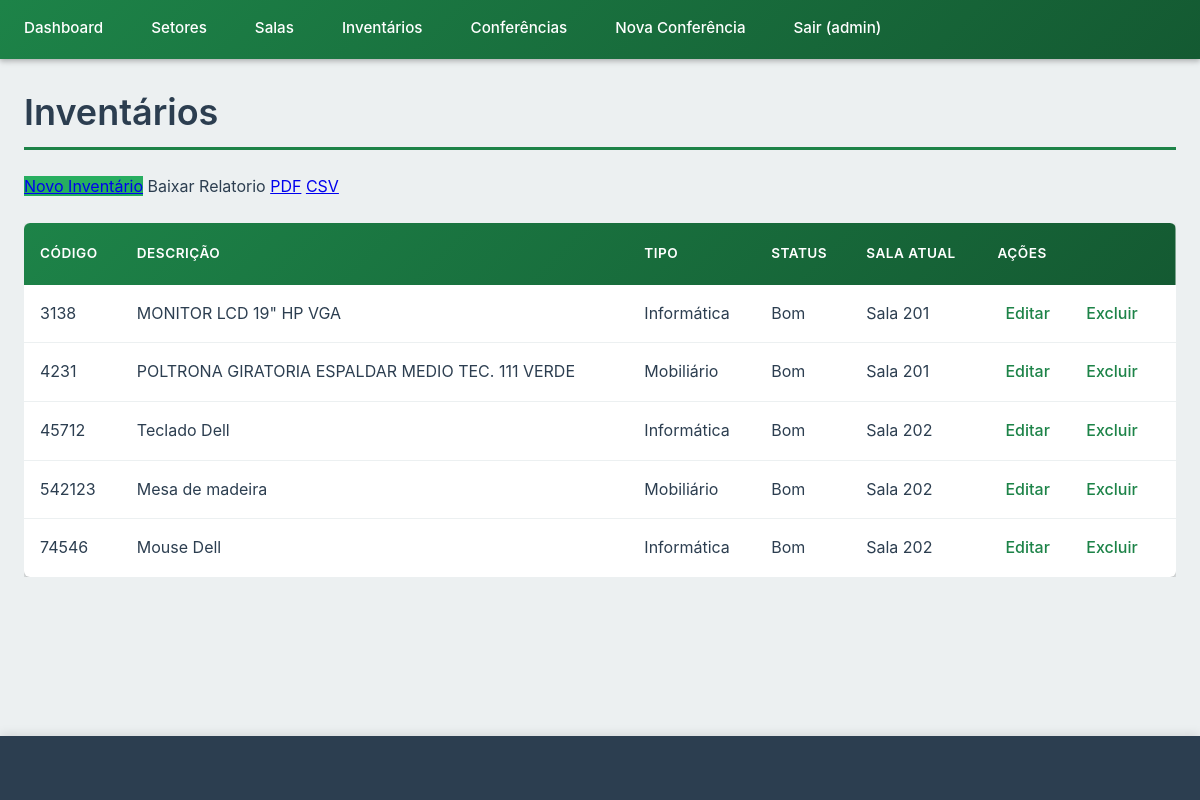
/inventarios/ (signed in), run on the app's committed database.
### meuapp/models.py (models this page shows, shortened)
class Inventario(models.Model):
    TIPO_CHOICES = [
        ('mobiliario', 'Mobiliário'),
        ('eletrodomestico', 'Eletrodoméstico'),
        ('informatica', 'Informática'),
        ('escritorio', 'Escritório'),
        ('outros', 'Outros'),
    ]
    STATUS_CHOICES = [
        ('bom', 'Bom'),
        ('danificado', 'Danificado'),
        ('inutilizado', 'Inutilizado'),
    ]
    codigo = models.CharField(max_length=50, unique=True, verbose_name="Código do Patrimônio")
    descricao = models.TextField(max_length=1000)
    tipo = models.CharField(max_length=20, choices=TIPO_CHOICES)
    status = models.CharField(max_length=20, choices=STATUS_CHOICES, default='bom')
    valor_aquisicao = models.FloatField(null=True, blank=True)
    valor_depreciado = models.FloatField(null=True, blank=True)
    numero_serie = models.TextField(blank=True, null=True)
    obs = models.TextField(blank=True, null=True, verbose_name="Observações")
    sala_atual = models.ForeignKey(Sala, on_delete=models.SET_NULL, null=True, blank=True, related_name='inventarios')
    class Meta:
        verbose_name_plural = "Inventários"
        ordering = ['codigo']

class Sala(models.Model):
    numero = models.IntegerField()
    setor = models.ForeignKey(Setor, on_delete=models.CASCADE, related_name='salas')
    class Meta:
        verbose_name_plural = "Salas"
        ordering = ['numero']
    def __str__(self):
        return f"Sala {self.numero}"

### meuapp/views.py (the view)
# urls.py: path('inventarios/', views.InventarioListView.as_view(), name='inventario_list'),
class InventarioListView(LoginRequiredMixin, ListView):
    model = Inventario
    template_name = 'meuapp/inventario_list.html'
    context_object_name = 'inventarios'
    paginate_by = 50

### meuapp/templates/meuapp/inventario_list.html (shortened to what this page needs)
{% extends 'meuapp/base.html' %}
{% block content %}
<h1>Inventários</h1>
<a href="{% url 'inventario_create' %}">Novo Inventário</a>
<a>Baixar Relatorio</a>
<a href="{% url 'relatorio_pdf' %}">PDF</a>
<a href="{% url 'relatorio_csv' %}">CSV</a>
<table>
    <thead>
        <tr>
            <th>Código</th>
            <th>Descrição</th>
            <th>Tipo</th>
            <th>Status</th>
            <th>Sala Atual</th>
            <th>Ações</th>
        </tr>
    </thead>
    <tbody>
        {% for inventario in inventarios %}
        <tr>
            <td>{{ inventario.codigo }}</td>
            <td>{{ inventario.descricao|truncatewords:10 }}</td>
            <td>{{ inventario.get_tipo_display }}</td>
            <td>{{ inventario.get_status_display }}</td>
            <td>{{ inventario.sala_atual|default:"Não definida" }}</td>
            <td>
                <a href="{% url 'inventario_update' inventario.pk %}">Editar</a>
                <a href="{% url 'inventario_delete' inventario.pk %}">Excluir</a>
            </td>
        </tr>
        {% endfor %}
    </tbody>
</table>
{% endblock %}

### meuapp/templates/meuapp/base.html (shortened to what this page needs)
<!DOCTYPE html>
<html lang="pt-BR">
<head>
    {% load static %}
    <link rel="stylesheet" href="{% static 'css/style.css' %}">
</head>
<body>
    <nav>
        {% if user.is_authenticated %}
        <ul>
            <li><a href="{% url 'principal' %}">Dashboard</a></li>
            <li><a href="{% url 'setor_list' %}">Setores</a></li>
            <li><a href="{% url 'sala_list' %}">Salas</a></li>
            <li><a href="{% url 'inventario_list' %}">Inventários</a></li>
            <li><a href="{% url 'conferencia_list' %}">Conferências</a></li>
            <li><a href="{% url 'iniciar_conferencia' %}">Nova Conferência</a></li>
            <li><a href="{% url 'logout' %}">Sair ({{ user.username }})</a></li>
        </ul>
        {% endif %}
    </nav>
    <main>
        {% block content %}{% endblock %}
    </main>
    <footer>
    </footer>
</body>
</html>

### meuapp/static/css/style.css (style rules this page uses)
:root { --primary-color: #1d8348; --primary-dark: #145a32; --primary-light: #58d68d; --secondary-color: #2874a6; --accent-color: #f39c12; --success-color: #27ae60; --danger-color: #e74c3c; --warning-color: #f39c12; --info-color: #3498db; --text-dark: #2c3e50; --text-light: #7f8c8d; --text-muted: #95a5a6; --bg-light: #ecf0f1; --bg-white: #ffffff; --bg-dark: #2c3e50; --border-color: #bdc3c7; --border-light: #ecf0f1; --shadow-sm: 0 1px 3px rgba(0,0,0,0.12), 0 1px 2px rgba(0,0,0,0.24); --shadow-md: 0 3px 6px rgba(0,0,0,0.15), 0 2px 4px rgba(0,0,0,0.12); --shadow-lg: 0 10px 20px rgba(0,0,0,0.15), 0 3px 6px rgba(0,0,0,0.10); --shadow-xl: 0 14px 28px rgba(0,0,0,0.25), 0 10px 10px rgba(0,0,0,0.22); --border-radius: 6px; --border-radius-lg: 10px; --transition: all 0.3s ease; --font-family: -apple-system, BlinkMacSystemFont, 'Segoe UI', Roboto, 'Helvetica Neue', Arial, sans-serif; }
* { margin: 0; padding: 0; box-sizing: border-box; }
html { font-size: 16px; scroll-behavior: smooth; }
body { font-family: var(--font-family); background-color: var(--bg-light); color: var(--text-dark); line-height: 1.6; min-height: 100vh; display: flex; flex-direction: column; }
nav { background: linear-gradient(135deg, var(--primary-color) 0%, var(--primary-dark) 100%); color: white; padding: 0; box-shadow: var(--shadow-md); position: sticky; top: 0; z-index: 1000; }
nav ul { list-style: none; display: flex; flex-wrap: wrap; max-width: 1400px; margin: 0 auto; padding: 0; }
nav ul li { position: relative; }
nav ul li a { display: block; color: white; text-decoration: none; padding: 1rem 1.5rem; transition: var(--transition); font-weight: 500; font-size: 0.95rem; border-bottom: 3px solid transparent; }
main { flex: 1; max-width: 1400px; width: 100%; margin: 2rem auto; padding: 0 1.5rem; }
h1, h2, h3, h4, h5, h6 { color: var(--text-dark); margin-bottom: 1rem; font-weight: 600; line-height: 1.2; }
h1 { font-size: 2.25rem; border-bottom: 3px solid var(--primary-color); padding-bottom: 0.75rem; margin-bottom: 1.5rem; }
table { width: 100%; background: var(--bg-white); border-collapse: collapse; border-radius: var(--border-radius); overflow: hidden; box-shadow: var(--shadow-md); }
thead { background: linear-gradient(135deg, var(--primary-color) 0%, var(--primary-dark) 100%); color: white; }
th { padding: 1.25rem 1rem; text-align: left; font-weight: 600; text-transform: uppercase; font-size: 0.85rem; letter-spacing: 0.5px; }
td { padding: 1rem; border-bottom: 1px solid var(--border-light); vertical-align: middle; }
tbody tr { transition: var(--transition); }
tbody tr:last-child td { border-bottom: none; }
td a { color: var(--primary-color); text-decoration: none; margin-right: 1rem; font-weight: 500; transition: var(--transition); padding: 0.25rem 0.5rem; border-radius: 4px; }
td a:last-child { margin-right: 0; }
::placeholder { color: var(--text-muted); opacity: 0.7; }
main > a:first-of-type, .add-button, .btn-success { background-color: var(--success-color); margin-bottom: 1.5rem; }
footer { background: var(--bg-dark); color: white; text-align: center; padding: 2rem; margin-top: auto; box-shadow: 0 -2px 10px rgba(0,0,0,0.1); }

### data on the page
Inventario: codigo "3138", descricao "MONITOR LCD 19\" HP VGA", tipo "Informática", status "Bom", sala_atual "Sala 201"
Inventario: codigo "4231", descricao "POLTRONA GIRATORIA ESPALDAR MEDIO TEC. 111 VERDE", tipo "Mobiliário", status "Bom", sala_atual "Sala 201"
Inventario: codigo "45712", descricao "Teclado Dell", tipo "Informática", status "Bom", sala_atual "Sala 202"
Inventario: codigo "542123", descricao "Mesa de madeira", tipo "Mobiliário", status "Bom", sala_atual "Sala 202"
Inventario: codigo "74546", descricao "Mouse Dell", tipo "Informática", status "Bom", sala_atual "Sala 202"

### other printed values
{{ user.username }} "admin"
